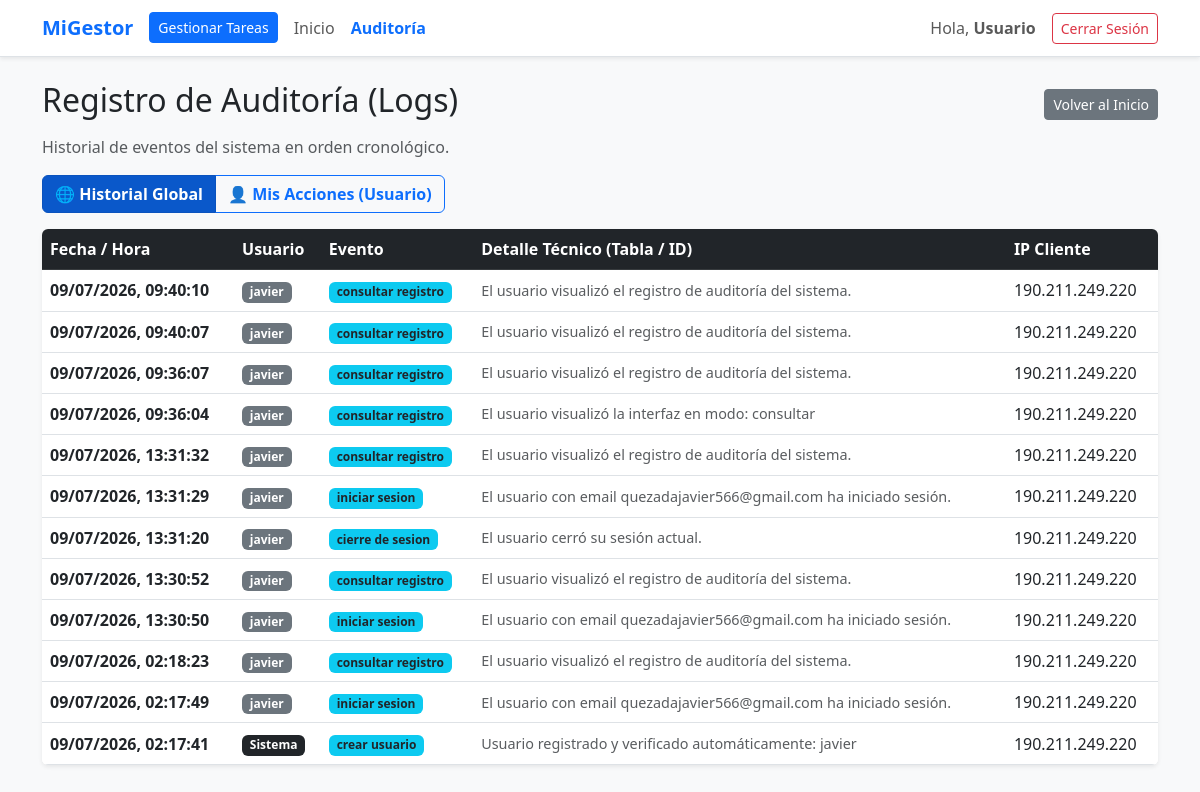
The page /logs_view.php on the database its author committed.
### tables this page shows
CREATE TABLE logs (
            id INTEGER PRIMARY KEY AUTOINCREMENT,
            fecha_hora DATETIME DEFAULT CURRENT_TIMESTAMP,
            usuario_id INTEGER,
            evento TEXT NOT NULL,
            detalle TEXT,
            ip_host_client TEXT
        );

CREATE TABLE usuarios (
            id INTEGER PRIMARY KEY AUTOINCREMENT,
            username TEXT UNIQUE NOT NULL,
            email TEXT UNIQUE NOT NULL,
            password TEXT NOT NULL,
            verificado INTEGER DEFAULT 0,
            token TEXT
        );

### logs_view.php (the view, shortened to what this page needs)
<?php
require_once 'db.php';
require_once 'logger.php';
$usuario_actual_id = $_SESSION['user_id'] ?? null;
$username_actual = $_SESSION['username'] ?? 'Usuario';
$filtro = $_GET['ver'] ?? 'todos';
if ($filtro === 'mis_logs' && $usuario_actual_id !== null) {
    $query = "SELECT l.*, u.username
              FROM logs l
              LEFT JOIN usuarios u ON l.usuario_id = u.id
              WHERE l.usuario_id = ?
              ORDER BY l.id DESC";
    $stmt = $db->prepare($query);
    $stmt->execute([$usuario_actual_id]);
} else {
    $query = "SELECT l.*, u.username
              FROM logs l
              LEFT JOIN usuarios u ON l.usuario_id = u.id
              ORDER BY l.id DESC";
    $stmt = $db->query($query);
}
$todos_los_logs = $stmt->fetchAll(PDO::FETCH_ASSOC);
?>
<!DOCTYPE html>
<html lang="es">
<head>
    <link href="https://cdn.jsdelivr.net/npm/bootstrap@5.3.0/dist/css/bootstrap.min.css" rel="stylesheet">
</head>
<body class="bg-light">
    <?php include 'menu.php'; ?>
    <div class="container mt-4">
        <div class="d-flex align-items-center justify-content-between mb-2">
            <h2>Registro de Auditoría (Logs)</h2>
            <a href="index.php" class="btn btn-secondary btn-sm">Volver al Inicio</a>
        </div>
        <p class="text-muted">Historial de eventos del sistema en orden cronológico.</p>
        <div class="d-flex justify-content-start mb-3">
            <div class="btn-group" role="group" aria-label="Filtro de Logs">
                <a href="logs_view.php?ver=todos"
                   class="btn <?php echo ($filtro === 'todos') ? 'btn-primary active' : 'btn-outline-primary'; ?> fw-bold">
                    🌐 Historial Global
                </a>
                <a href="logs_view.php?ver=mis_logs"
                   class="btn <?php echo ($filtro === 'mis_logs') ? 'btn-primary active' : 'btn-outline-primary'; ?> fw-bold">
                    👤 Mis Acciones (<?php echo htmlspecialchars($username_actual); ?>)
                </a>
            </div>
        </div>
        <div class="card shadow-sm border-0 mb-5">
            <div class="table-responsive rounded">
                <table class="table table-hover align-middle mb-0 bg-white">
                    <thead class="table-dark">
                        <tr>
                            <th>Fecha / Hora</th>
                            <th>Usuario</th>
                            <th>Evento</th>
                            <th>Detalle Técnico (Tabla / ID)</th>
                            <th>IP Cliente</th>
                        </tr>
                    </thead>
                    <tbody>
                        <?php if (!empty($todos_los_logs)): ?>
                            <?php foreach ($todos_los_logs as $row):
                                $fecha_original = $row['fecha_hora'];
                                $timestamp = strtotime($fecha_original);
                                $fecha_formateada = ($timestamp !== false) ? date('d/m/Y, H:i:s', $timestamp) : date('d/m/Y, H:i:s');
                            ?>
                            <tr>
                                <td class="fw-semibold">
                                    <?php echo $fecha_formateada; ?>
                                </td>
                                <td>
                                    <span class="badge <?php echo !empty($row['username']) ? 'bg-secondary' : 'bg-dark'; ?>">
                                        <?php echo !empty($row['username']) ? htmlspecialchars($row['username']) : 'Sistema'; ?>
                                    </span>
                                </td>
                                <td>
                                    <span class="badge bg-info text-dark fw-bold">
                                        <?php echo htmlspecialchars($row['evento']); ?>
                                    </span>
                                </td>
                                <td class="text-muted" style="font-size: 0.9rem;">
                                    <?php echo htmlspecialchars($row['detalle']); ?>
                                </td>
                                <td class="text-monospace"><?php echo htmlspecialchars($row['ip_host_client']); ?></td>
                            </tr>
                            <?php endforeach; ?>
                        <?php endif; ?>
                    </tbody>
                </table>
            </div>
        </div>
    </div>
</body>
</html>

### menu.php (shortened to what this page needs)
<?php
$username = "Usuario";
$pagina_actual = basename($_SERVER['PHP_SELF']);
?>
<nav class="navbar navbar-expand-lg navbar-light bg-white border-bottom shadow-sm mb-4">
    <div class="container">
        <a class="navbar-brand fw-bold text-primary" href="index.php">MiGestor</a>
        <div class="collapse navbar-collapse" id="navbarNav">
            <ul class="navbar-nav me-auto">
                <?php if ($pagina_actual === 'index.php' || $pagina_actual === 'logs_view.php'): ?>
                    <li class="nav-item">
                        <a class="btn btn-primary btn-sm my-1 me-2" href="tareas.php?accion=consultar">Gestionar Tareas</a>
                    </li>
                    <li class="nav-item">
                        <a class="nav-link" href="index.php">Inicio</a>
                    </li>
                <?php endif; ?>
                <li class="nav-item">
                    <a class="nav-link <?php echo ($pagina_actual === 'logs_view.php') ? 'text-primary fw-bold' : 'text-muted'; ?>" href="logs_view.php">Auditoría</a>
                </li>
            </ul>
            <div class="navbar-nav align-items-center">
                <span class="navbar-text me-3 mb-2 mb-lg-0">
                    Hola, <strong><?php echo $username; ?></strong>
                </span>
                <a class="btn btn-outline-danger btn-sm" href="logout.php">Cerrar Sesión</a>
            </div>
        </div>
    </div>
</nav>

### rows shown on the page
logs: usuario.username "javier", evento "consultar registro", detalle "El usuario visualizó el registro de auditoría del sistema.", ip_host_client "190.211.249.220"
logs: usuario.username "javier", evento "consultar registro", detalle "El usuario visualizó el registro de auditoría del sistema.", ip_host_client "190.211.249.220"
logs: usuario.username "javier", evento "consultar registro", detalle "El usuario visualizó el registro de auditoría del sistema.", ip_host_client "190.211.249.220"
logs: usuario.username "javier", evento "consultar registro", detalle "El usuario visualizó la interfaz en modo: consultar", ip_host_client "190.211.249.220"
logs: usuario.username "javier", evento "consultar registro", detalle "El usuario visualizó el registro de auditoría del sistema.", ip_host_client "190.211.249.220"
logs: usuario.username "javier", evento "iniciar sesion", detalle "El usuario con email quezadajavier566@gmail.com ha iniciado sesión.", ip_host_client "190.211.249.220"
logs: usuario.username "javier", evento "cierre de sesion", detalle "El usuario cerró su sesión actual.", ip_host_client "190.211.249.220"
logs: usuario.username "javier", evento "consultar registro", detalle "El usuario visualizó el registro de auditoría del sistema.", ip_host_client "190.211.249.220"
logs: usuario.username "javier", evento "iniciar sesion", detalle "El usuario con email quezadajavier566@gmail.com ha iniciado sesión.", ip_host_client "190.211.249.220"
logs: usuario.username "javier", evento "consultar registro", detalle "El usuario visualizó el registro de auditoría del sistema.", ip_host_client "190.211.249.220"
logs: usuario.username "javier", evento "iniciar sesion", detalle "El usuario con email quezadajavier566@gmail.com ha iniciado sesión.", ip_host_client "190.211.249.220"
logs: shows "Sistema", evento "crear usuario", detalle "Usuario registrado y verificado automáticamente: javier", ip_host_client "190.211.249.220"

### other values the page prints
$username "Usuario"
$username_actual "Usuario"
